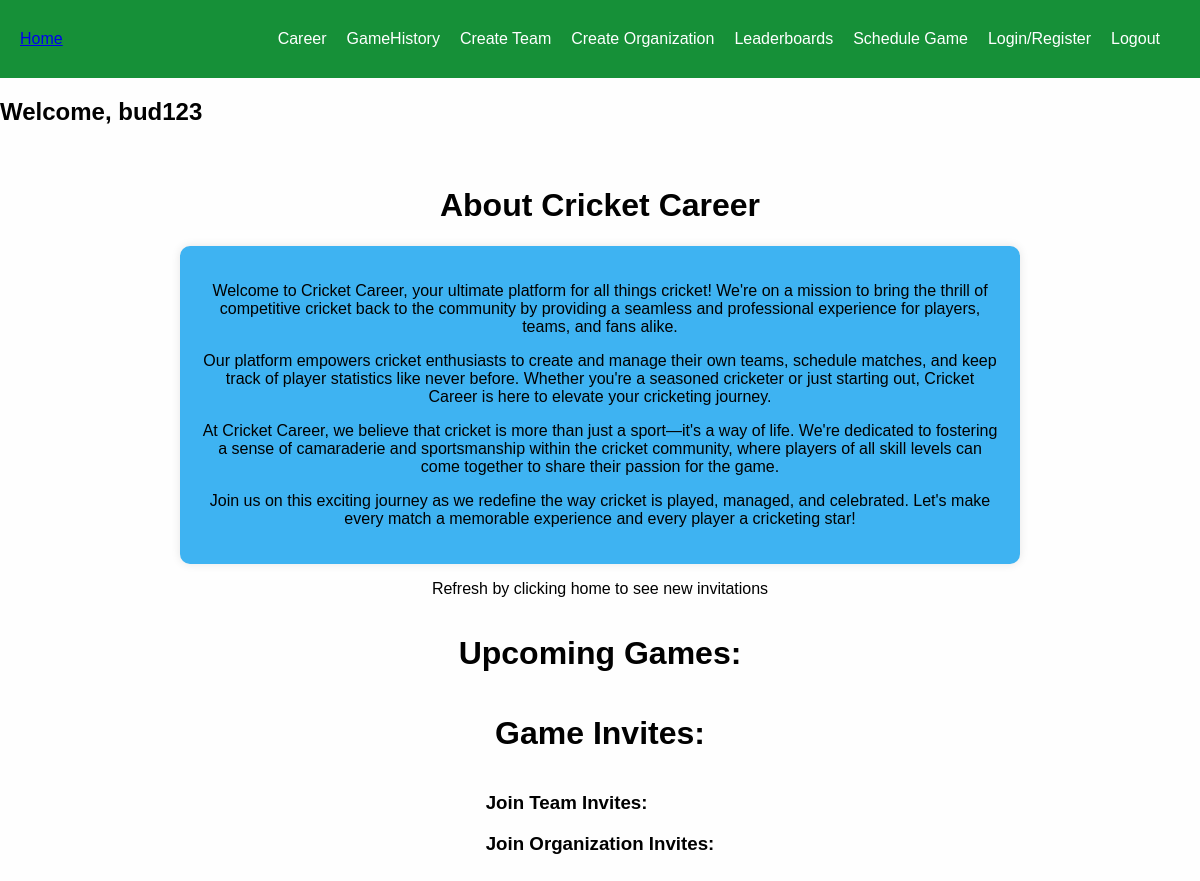
The app's page / (signed in), older data.
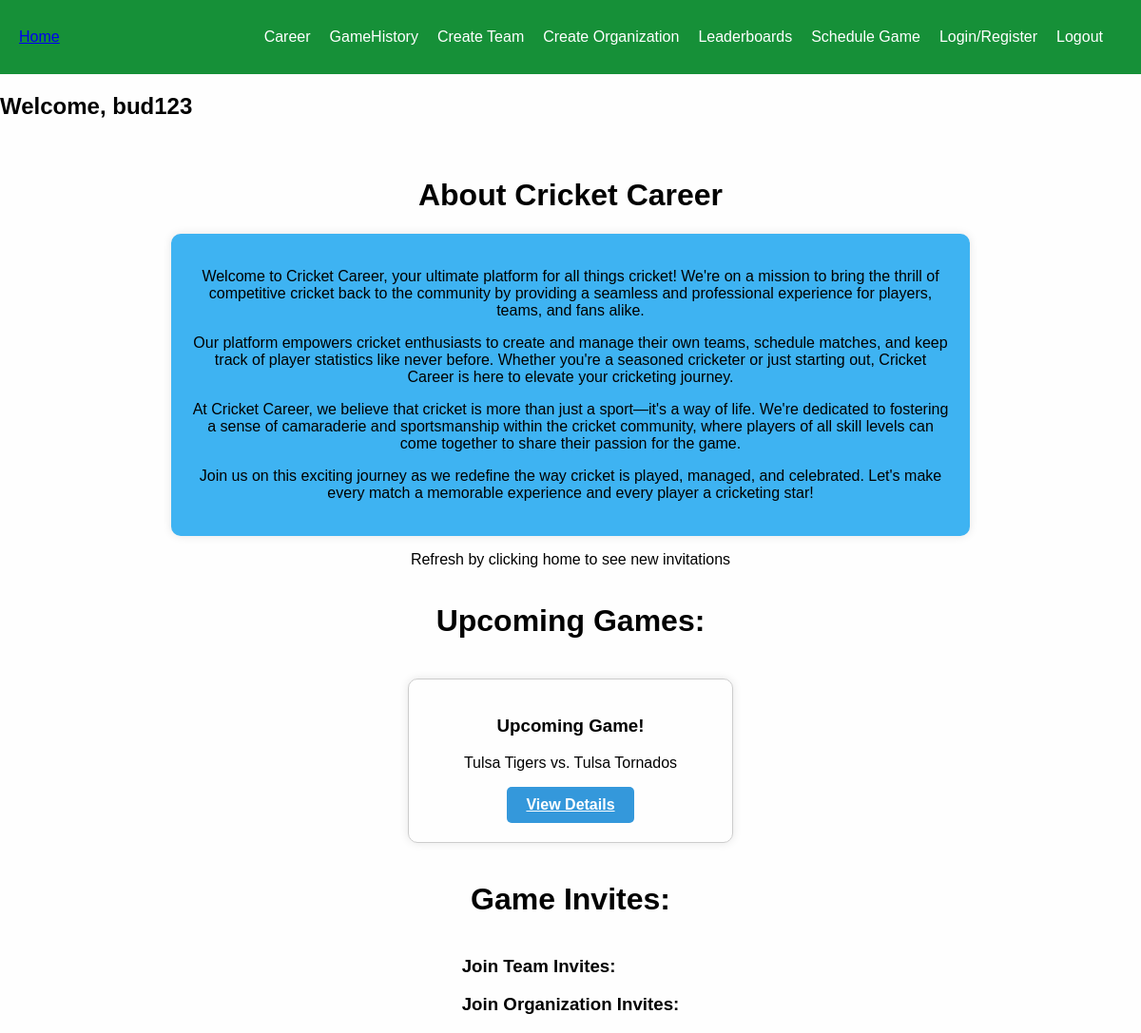
The same page, newer data.
### base/models.py (models this page shows, shortened)
class Game(models.Model):
    entering_stats = models.BooleanField(default=False,null=True,blank=False) # true if stat entering has began, this is set to true when the inilize game info is submitted
    doneStats = models.BooleanField(default=False,null=True,blank=False) # true is stat entering has concluded, this is set to true when the last over of the last innings is iterated through
    archived = models.BooleanField(default=False,null=True,blank=False) # this is set to true when the user confirms that there is no edits to make to the stats entered.
    winner = models.ForeignKey(Team,on_delete=models.SET_NULL,null=True, related_name="winner",blank=True)
    team1 = models.ForeignKey(Team,on_delete=models.SET_NULL,null=True, related_name="team1")  # team that sent invite
    team2 = models.ForeignKey(Team,on_delete=models.SET_NULL,null=True, related_name="team2")
    temporary = models.BooleanField(default=False,null=True,blank=False)
    batting1_team = models.ForeignKey(Team,on_delete=models.SET_NULL,null=True, related_name="batting1")
    bowling1_team = models.ForeignKey(Team,on_delete=models.SET_NULL,null=True, related_name="bowling1")
    batting2_team = models.ForeignKey(Team,on_delete=models.SET_NULL,null=True, related_name="batting2")
    bowling2_team  = models.ForeignKey(Team,on_delete=models.SET_NULL,null=True, related_name="bowling2")
    date = models.CharField(max_length=200,null=True)
    year = models.CharField(max_length=200,null=True)
    month = models.CharField(max_length=200,null=True)
    day = models.CharField(max_length=200,null=True)
    time = models.CharField(max_length=200,null=True)
    location = models.CharField(max_length=200,null=True)
    overs = models.IntegerField(default=0,null=True,blank=True)
    batting_score1 = models.IntegerField(default=0,null=True,blank=True) # number of runs for the first batting team
    batting_score2 = models.IntegerField(default=0,null=True,blank=True) # number of runs for second batting team
    bowling_score1 = models.IntegerField(default=0,null=True,blank=True) # number of wickets for the frist bowling team
    bowling_score2 = models.IntegerField(default=0,null=True,blank=True) # number of wickets for the second bowling team
    current_innings =  models.IntegerField(default=1,  null=True,blank=True)
    current_over = models.IntegerField(default=1,  null=True,blank=True)
    current_ball = models.IntegerField(default=1,  null=True,blank=True)
    ball1 = models.CharField(max_length=200,null=True) # icon of first ball in current over
    ball2 = models.CharField(max_length=200,null=True)
    ball3 = models.CharField(max_length=200,null=True)
    ball4 = models.CharField(max_length=200,null=True)
    ball5 = models.CharField(max_length=200,null=True)
    ball6 = models.CharField(max_length=200,null=True)
    on_strike_batsman = models.OneToOneField("Player", related_name="on_strike_batsman",on_delete=models.SET_NULL,null=True,blank=True,unique=False)
    off_strike_batsman = models.OneToOneField("Player", related_name="off_strike_batsman",on_delete=models.SET_NULL,null=True,blank=True,unique=False)
    current_bowler = models.OneToOneField("Player", related_name="current_bowler",on_delete=models.SET_NULL,null=True,blank=True,unique=False)
    players_stats = models.ManyToManyField("PlayerGameStat", related_name="players_stats", blank=True)

class Team(models.Model):
    name = models.CharField(max_length=200,null=True)
    captain = models.OneToOneField("Player", related_name="captain",on_delete=models.SET_NULL,null=True,blank=True,unique=False)
    players = models.ManyToManyField("Player", related_name="players", blank=True)
    games_played = models.IntegerField(default=0,null=True,blank=True)
    games_won = models.IntegerField(default=0,null=True,blank=True)
    runs_average = models.FloatField(default=0,null=True,blank=True)
    wickets_average = models.FloatField(default=0,null=True,blank=True)
    games = models.ManyToManyField("Game", related_name="gammes", blank=True)
    temporary = models.BooleanField(default=False,null=True,blank=False)

### base/views.py (the view, shortened to what this page needs)
# urls.py: path("", views.home, name="home"),
def home(request):
    user = request.user
    """for u in Player.objects.all():
        for t in Team.objects.all():
            if u in list(t.players.all()):
                u.teams.add(t)
                u.save()"""
    if user.is_authenticated == False:
        context = {}
        return render(request, "base/home.html", context)
    upcoming_games = []  # all games with completed=False
    for g in user.games.all():
        if g.entering_stats == False:
            upcoming_games.append(g)
    invites = user.team_invites.all()
    game_invites = user.game_invites.all()
    org_invites = user.org_invites.all()
    team_accept = request.POST.get("Accept")  # accept-val = "team-id#invite-id"
    team_decline = request.POST.get("Decline")
    game_accept = request.POST.get("Accept Game")
    game_decline = request.POST.get("Decline Game")
    org_accept = request.POST.get("AcceptOrg")
    org_decline = request.POST.get("DeclineOrg")
    context = {"games":upcoming_games, "invites":invites, "game_invites":game_invites, "org_invites":org_invites}
    return render(request, "base/home.html", context)

### base/templates/base/home.html (shortened to what this page needs)
{% extends 'main.html' %}
{% load static %}
{% block content %}
<div class="home-container">
    <h1>About Cricket Career</h1>
    <div class="rounded-box">
        <p>Welcome to Cricket Career, your ultimate platform for all things cricket! We're on a mission to bring the thrill of competitive cricket back to the community by providing a seamless and professional experience for players, teams, and fans alike.</p>
        <p>Our platform empowers cricket enthusiasts to create and manage their own teams, schedule matches, and keep track of player statistics like never before. Whether you're a seasoned cricketer or just starting out, Cricket Career is here to elevate your cricketing journey.</p>
        <p>At Cricket Career, we believe that cricket is more than just a sport—it's a way of life. We're dedicated to fostering a sense of camaraderie and sportsmanship within the cricket community, where players of all skill levels can come together to share their passion for the game.</p>
        <p>Join us on this exciting journey as we redefine the way cricket is played, managed, and celebrated. Let's make every match a memorable experience and every player a cricketing star!</p>
    </div>
        <p>Refresh by clicking home to see new invitations</p>
        <h1>Upcoming Games:</h1>
        <div>
            {% for game in games %}
                <div class="upcoming-game-card">
                    <h3>Upcoming Game!</h3>
                    <div class="game-teams">
                        <p>{{game.team1.name}} vs. {{game.team2.name}}</p>
                    </div>
                    <div class="buttons">
                        <a  class="view-details-button" href="{% url 'view-game' game.id %}">View Details</a>
                    </div>
                </div>
            {% endfor %}
        </div>
        <h1>Game Invites: </h1>
        <div>
        <h3>Join Team Invites:</h3>
        <h3>Join Organization Invites:</h3>
    </div>
</div>
{% endblock %}

Row changes from the older to the newer data that the page shows:
added Game: team1.name "Tulsa Tigers", team2.name "Tulsa Tornados"
